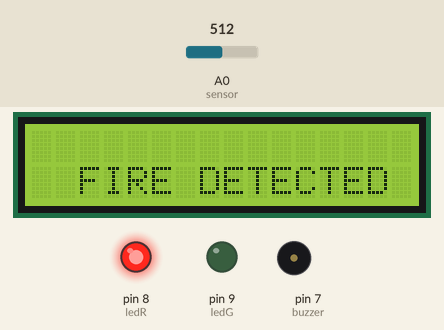
Recording of a sketch running on a simulated Arduino Uno, built with avr-gcc and run on an emulated ATmega328P. Parts: 16×2 character LCD, output pins drawn as LEDs (lit = HIGH), buzzer (waves = sounding). The inputs (shaded band) are chosen by the test bench; at power-on: A0 (sensor) = 512. What the sketch prints to the serial monitor is not drawn.

Above: at 1.2 s.
1.3 s: A0 (sensor) set to 416
4.0 s: A0 (sensor) set to 391
At 4.6 s:
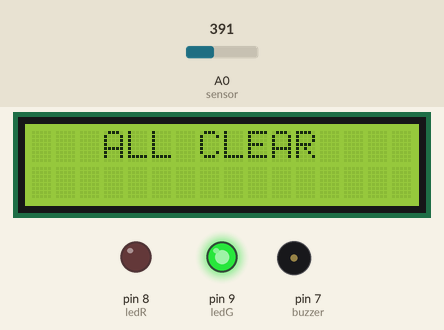
9.5 s: A0 (sensor) set to 410
At 10.9 s:
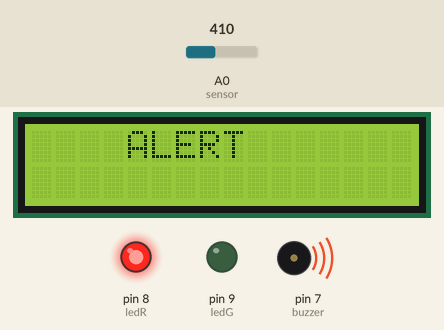
15.5 s: A0 (sensor) set to 390
At 17.5 s:
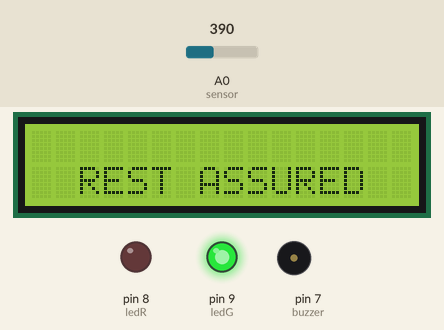
Timing chart, 0 to 19.0 s (numbered marks = the images above; inputs shaded):
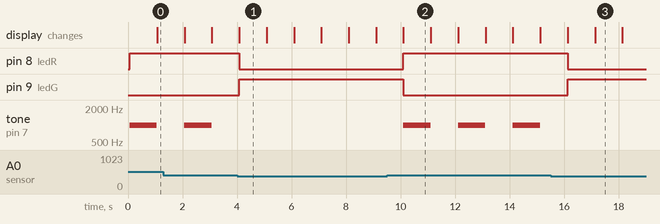

Measured:
- the behaviour switches between 401 and 400 on A0 (sensor) (found by bisection; images 0 and 1)
- after the input at 4.0 s, pin 8 (ledR): HIGH → LOW after 0.08 s; pin 9 (ledG): LOW → HIGH after 0.08 s; tone on pin 7 (buzzer): stops changing and stays silent; the display: changes after 0.08 s (image 1)
- after the input at 9.5 s, pin 8 (ledR): LOW → HIGH after 0.60 s; pin 9 (ledG): HIGH → LOW after 0.60 s; tone on pin 7 (buzzer): alternates 1000 Hz for 1.0 s and silent for 1.0 s, starting after 0.60 s; the display: changes after 0.60 s (image 2)
- after the input at 15.5 s, pin 8 (ledR): HIGH → LOW after 0.62 s; pin 9 (ledG): LOW → HIGH after 0.62 s; tone on pin 7 (buzzer): stops changing and stays silent; the display: first changes after 0.63 s (image 3 shows a later state)
- what the display in image 1 shows lasts 1.0 s, from 4.1 s to 5.1 s

The sketch:

gas_detector.ino
```cpp
#include <LiquidCrystal.h>
// LCD
LiquidCrystal lcd(12, 11, 5, 4, 3, 2);
// LED
int ledR = 8;
int ledG = 9;

// Buzzer
int buzzer = 7;

// Gas Sensor
int sensor = A0;
int sensorThresh = 400;

void setup()
{
  Serial.begin(9600);
  pinMode (ledG, OUTPUT);
  pinMode (ledR, OUTPUT);
  pinMode (buzzer, OUTPUT);
  pinMode (sensor, INPUT);
  lcd.begin(16, 2);
}

void loop()
{
 int sensorValue = analogRead (sensor);
 Serial.println(sensorValue);

 if(sensorValue > sensorThresh)
 {
   digitalWrite(ledG, LOW);
   digitalWrite(ledR, HIGH);
   tone(buzzer, 1000, 1000);
   lcd.clear();
   lcd.setCursor(4, 0);
   lcd.print("ALERT");
   delay(1000);
   lcd.clear();
   lcd.setCursor(2, 1);
   lcd.print("FIRE DETECTED");
   delay(1000);
 }
  else
 {
   digitalWrite(ledG, HIGH);
   digitalWrite(ledR, LOW);
   noTone(buzzer);
   lcd.clear();
   lcd.setCursor(3, 0);
   lcd.print("ALL CLEAR");
   delay(1000);
   lcd.clear();
   lcd.setCursor(2, 1);
   lcd.print("REST ASSURED");
   delay(1000);
  }
}
```
